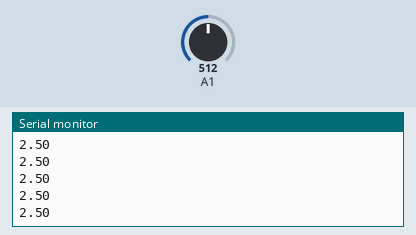
This sketch was run on a simulated Arduino Uno, built with avr-gcc and run on an emulated ATmega328P. Shown: the last lines printed to the serial monitor. The inputs (shaded band) are chosen by the test bench; at power-on: A1 = 512.

Above: at 1.2 s.
1.3 s: A1 set to 716
At 2.2 s:
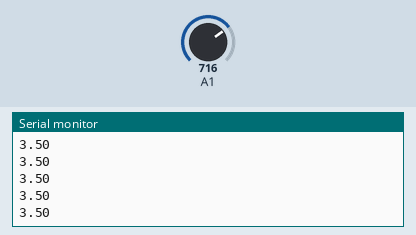
2.8 s: A1 set to 900
At 3.4 s:
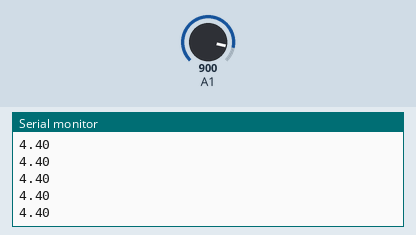
Timing chart, 0 to 5.8 s (numbered marks = the images above; inputs shaded):
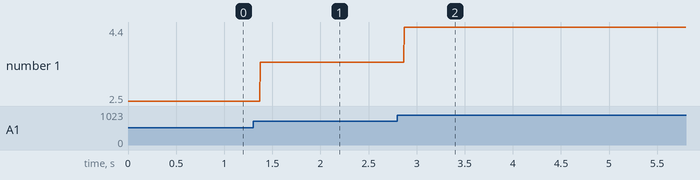

Measured:
- after the input at 1.3 s, the serial monitor: prints a new line after 0.07 s (image 1)
- after the input at 2.8 s, the serial monitor: prints a new line after 0.07 s (image 2)
- plotted number 1: 2.5 → 3.5 after the input at 1.3 s, 3.5 → 4.4 after the input at 2.8 s

The sketch:

liquid_test.ino
```cpp
void setup() {
  // put your setup code here, to run once:
  Serial.begin(9600);
}

void loop() {
  // put your main code here, to run repeatedly:
  int sensorValue = analogRead(A1);
  // Convert the analog reading (which goes from 0 - 1023) to a voltage (0 - 5V):
  float voltage = sensorValue * (5.0 / 1023.0);
  // print out the value you read:
  Serial.println(voltage);

}
```
